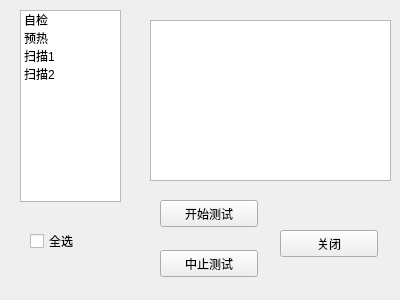
<?xml version="1.0" encoding="UTF-8"?>
<ui version="4.0">
 <class>ThreadTest</class>
 <widget class="QWidget" name="ThreadTest">
  <property name="geometry">
   <rect>
    <x>0</x>
    <y>0</y>
    <width>400</width>
    <height>300</height>
   </rect>
  </property>
  <property name="windowTitle">
   <string>线程测试用例</string>
  </property>
  <widget class="QListWidget" name="listWidget">
   <property name="geometry">
    <rect>
     <x>20</x>
     <y>10</y>
     <width>101</width>
     <height>192</height>
    </rect>
   </property>
   <property name="selectionMode">
    <enum>QAbstractItemView::MultiSelection</enum>
   </property>
   <item>
    <property name="text">
     <string>自检</string>
    </property>
   </item>
   <item>
    <property name="text">
     <string>预热</string>
    </property>
   </item>
   <item>
    <property name="text">
     <string>扫描1</string>
    </property>
   </item>
   <item>
    <property name="text">
     <string>扫描2</string>
    </property>
   </item>
  </widget>
  <widget class="QPushButton" name="startButton">
   <property name="geometry">
    <rect>
     <x>160</x>
     <y>200</y>
     <width>98</width>
     <height>27</height>
    </rect>
   </property>
   <property name="text">
    <string>开始测试</string>
   </property>
  </widget>
  <widget class="QTextEdit" name="textEdit">
   <property name="geometry">
    <rect>
     <x>150</x>
     <y>20</y>
     <width>241</width>
     <height>161</height>
    </rect>
   </property>
  </widget>
  <widget class="QCheckBox" name="checkBox">
   <property name="geometry">
    <rect>
     <x>30</x>
     <y>230</y>
     <width>97</width>
     <height>22</height>
    </rect>
   </property>
   <property name="text">
    <string>全选</string>
   </property>
  </widget>
  <widget class="QPushButton" name="closeButton">
   <property name="geometry">
    <rect>
     <x>280</x>
     <y>230</y>
     <width>98</width>
     <height>27</height>
    </rect>
   </property>
   <property name="text">
    <string>关闭</string>
   </property>
  </widget>
  <widget class="QPushButton" name="stopButton">
   <property name="geometry">
    <rect>
     <x>160</x>
     <y>250</y>
     <width>98</width>
     <height>27</height>
    </rect>
   </property>
   <property name="text">
    <string>中止测试</string>
   </property>
  </widget>
 </widget>
 <resources/>
 <connections>
  <connection>
   <sender>closeButton</sender>
   <signal>clicked()</signal>
   <receiver>ThreadTest</receiver>
   <slot>close()</slot>
   <hints>
    <hint type="sourcelabel">
     <x>328</x>
     <y>243</y>
    </hint>
    <hint type="destinationlabel">
     <x>199</x>
     <y>149</y>
    </hint>
   </hints>
  </connection>
 </connections>
</ui>
